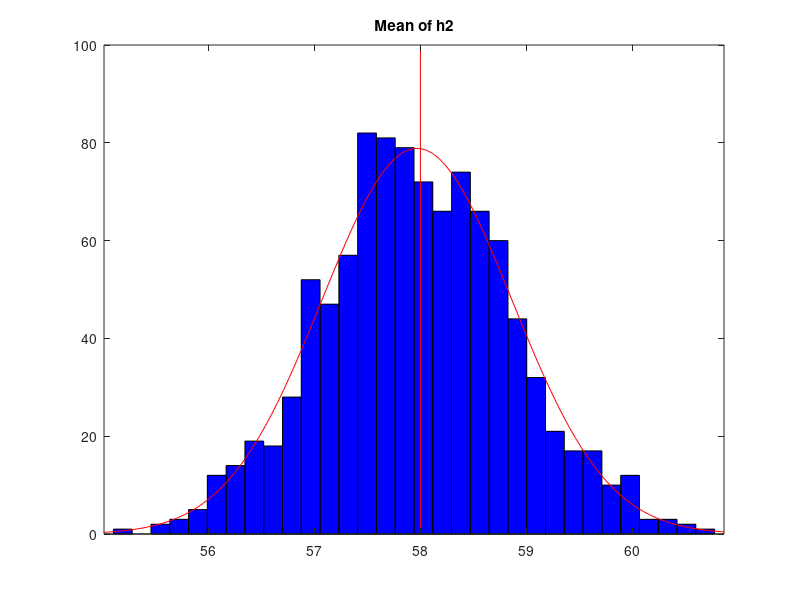
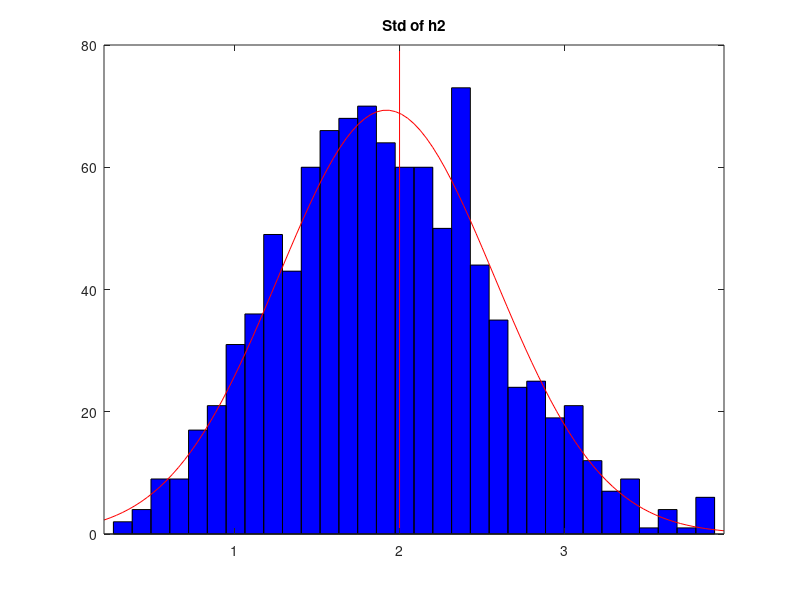
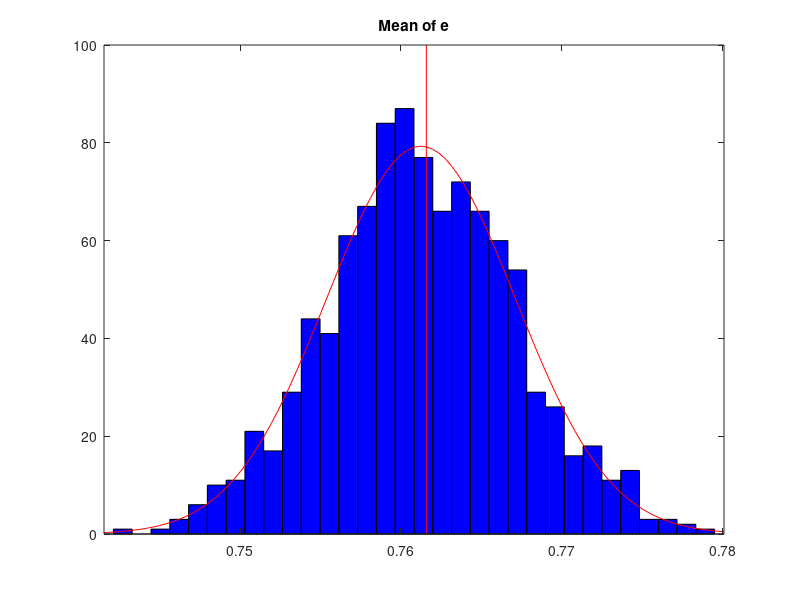
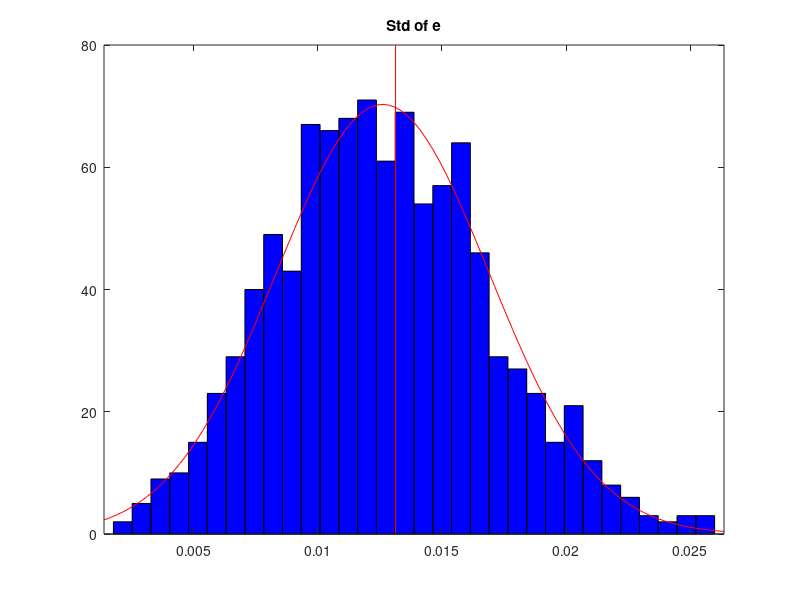

The MATLAB script that drew these images, in order:
% Chapter 4 Exercise 1
%clc
clearvars



%(1_a)
h1=100;                     %starting throwing hight
h2 = [60, 54, 58, 60, 56];  %measurements 
sH=0;                       %uncertainty
e0 = 0.76;                  % expected coefficient
alpha = 0.05;
M =1000; %number of experiments 
n = 5;   %number of throws per experiment
mu = 58;
sigma = 2;


eV=sqrt(h2(:)./h1);
eM= mean(eV);
esd = std(eV);
% for i=[1,length(h2)]
%      sH = sH + (eM-eV(i))^2/(length(h2)-1);
% end
% %
% result = sqrt(sH);


% result= sqrt(sH);
fprintf("Precision is %2.4f meters \n", esd);       %precision sv

x = tinv(1-alpha/2,length(h2)-1); 

fprintf("Precision limit is %2.4f\n", x*esd);       %precision limit t*sv with confidence interval alpha



%(1_b)
k = NaN(n,1);
ksd = NaN(M,1);
kM = NaN(M,1);
eCor = NaN(n,1);
esdV = NaN(M,1);
emeanV = NaN(M,1);
for i=1:M
    k = normrnd(mu,sigma,[1,n]);            %n throws
    kM(i) = mean(k);                        %means
    ksd(i) = std(k);                        %stds
    eCor=sqrt(k(:)./h1);                    %corelation factors
    esd(i) = std(eCor);                     %std of COR
    eM(i) = mean(eCor);                     %mean of COR
end

mue = sqrt(mu / h1);                                %mean of e
sigmae = 0.5*sqrt(1/h1)*sqrt(1/mu)*sigma;           %std of e by law of propagation of errors 

figure(1)
clf
histfit(kM)
hold on
ax = axis;
plot(mu*[1 1],[ax(3) ax(4)],'r')
title('Mean of h2')

figure(2)
clf
histfit(ksd)
hold on
ax = axis;
plot(sigma*[1 1],[ax(3) ax(4)],'r')
title('Std of h2')

figure(3)
clf
histfit(eM)
hold on
ax = axis;
plot(mue*[1 1],[ax(3) ax(4)],'r')
title('Mean of e')

figure(4)
clf
histfit(esd)
hold on
ax = axis;
plot(sigmae*[1 1],[ax(3) ax(4)],'r')
title('Std of e')


%(1_c)

h = NaN(2,5);
% h1 80 100 90 120 95
% h2 48 60 50 75 56
h1 = [ 80 100 90 120 95];
h2 = [ 48 60 50 75 56 ];

eV = sqrt(h2 ./ h1);


h1sd = std(h);
h2sd = std(h2);
h1mean = mean(h1);
h2mean = mean(h2);
esd = std(eV);
eM = mean(eV);


for i= 1:length(h2)
     sH = sH + (eM-eV(i))^2/(length(h2)-1);
end
%
result = sqrt(sH)/sqrt(n);

fprintf("Precision is %2.4f meters \n", result);       %precision sv


t = tinv(1-alpha/2,length(h2)-1); 

v1 = eM - t * result;
v2 = eM + t * result;

fprintf("Limits are [%2.4f, %2.4f] and my value is %2.4f \n", v1,v2,e0);